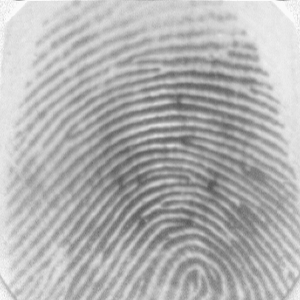
#> input picture FingerMatch/data/Fingerprints - Set A/101_1.tif, 300 x 300 px
$ jupyter execute 'Notebook copy.ipynb'   (shell and % lines are left out)   (older library calls are emulated)
#> lines starting #> are read from the running program, lines starting #| are printed output that depends on the picture
### FingerMatch/src/libs/basics.py
import cv2
import math

import numpy as np

from PIL import Image

from sklearn.decomposition import PCA
from scipy.spatial import distance

import matplotlib
import matplotlib.pyplot as plt
# matplotlib.use("TkAgg")
# matplotlib.use("MacOSX")


def load_image(path: str, gray: bool = False) -> np.array:
    """
    Loads an m*n dimensional numpy array

    """
#> called with path = '../data/Fingerprints - Set A/101_1.tif', gray = True

    if gray:
        return cv2.imread(path, 0)
#> returned value is the input picture: shape (300, 300); min 86, max 250, mean 178.1
    else:
        return cv2.imread(path)


# [96 lines left out: functions get_angle, quadrant, euclidian_distance, extract_angle, image_resize, save_image, not called in this run]


def display_image(image: np.array, title: str = None, cmap: str = None, figsize: tuple = None):
    """
    Plots an image using matplotlib pyplot imshow.

    Args:
        image (nd.array): Image that should be visualised.
        title      (str): Displayed graph title.
        cmap       (str): Cmap type.
        figsize  (tuple): Size of the displayed figure.

    """

    if figsize:
        plt.figure(figsize=figsize)

    plt.imshow(image, cmap=cmap)

    if (len(image.shape) == 2) or (image.shape[-1] == 1):
        plt.gray()

    plt.xticks([])
    plt.yticks([])
    plt.grid(False)
    plt.title(title)
    plt.show()


def display_dataset(dataset, root_path: str = '../data', users=10, samples=8, size=2):
    """
    Function to return dataset fingerprints.

    """

    images = [load_image(f'{root_path}/Fingerprints - Set {dataset}/10{i+1}_{j+1}.tif', True) for i in range(users) for j in range(samples)]
#> images = 24 items

    for i in range(users):
        plt.figure(figsize=(size * 10, size))
        display_image(np.hstack(images[i:i+8]))
#> (the call stopped at in display_dataset, `plt.figure(figsize=(size * 10, size))`: IPython is not available in this run)
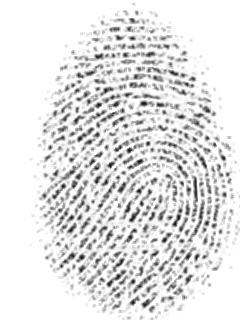
#> input picture FingerMatch/data/Fingerprints - Set B/101_1.tif, 240 x 320 px
#> in load_image, returned value is the input picture: shape (320, 240); min 18, max 255, mean 227.4
#> (the call stopped at in display_dataset, `plt.figure(figsize=(size * 10, size))`: IPython is not available in this run)
#> (the call stopped at in display_dataset, `plt.figure(figsize=(size * 10, size))`: IPython is not available in this run)
#> (the call stopped at in display_dataset, `plt.figure(figsize=(size * 10, size))`: IPython is not available in this run)
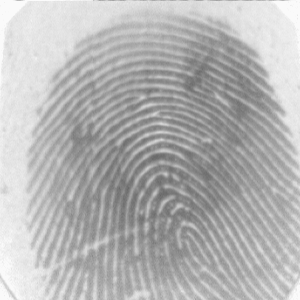
#> input picture FingerMatch/data/Fingerprints - Set A/105_4.tif, 300 x 300 px
#> further down, img is the input picture: shape (300, 300); min 103, max 250, mean 180.5
#| Base image shape: (300, 300)
#| Optiml image shape: (300, 300)


# [170 lines left out: functions array_to_image, gaussian_filter, laplace_filter, laplacian_of_gaussian, laplacian_variance, slide_template and 3 more, not called in this run]

### FingerMatch/src/libs/processing.py
import numpy as np

from skimage.morphology import skeletonize


# [78 lines left out: functions clean_points, thin_image, swap, not called in this run]


def occurrences(image: np.array, max_range: int = 255) -> np.array:
    """
    Probability of occurrence of gray levels in the grayscale image.

    """
#> called with max_range = 255

    value_distribution = [np.count_nonzero(image == i) for i in range(max_range + 1)]
#> value_distribution = 256 values, max 1433 at index 229, min 0 at index 0, mean 351.6

    return np.array([v / image.size for v in value_distribution])


def cdf(image: np.array) -> np.array:
    """
    Compute np array cdf.

    """

    return np.cumsum(occurrences(image))


def histogram_equalisation(image: np.array) -> np.array:
    """
    Uniformly distributed grayscale data as numpy array.

    """

    mapping = cdf(image) * (occurrences(image) > 0).astype(int)
#> mapping = 256 values, max 1 at index 250, min 0 at index 0, mean 0.275
    scaled_data = mapping * 255
#> scaled_data = 256 values, max 255 at index 250, min 0 at index 0, mean 70.21

    return np.array([[scaled_data[i] for i in j] for j in image])
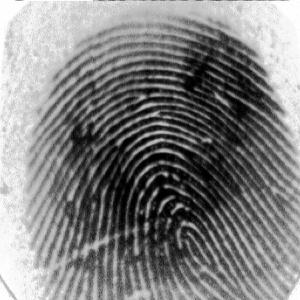
#> returned value: shape (300, 300) float64; min 0.00283, max 255, mean 128.7


# [55 lines left out: functions cdf_normalised, binarise, not called in this run]

### FingerMatch/notebooks/Notebook copy.ipynb
[cell 1]
# Explore fingerprint data

[cell 2]
# Sourcing
# Pre-processing
# Feature extraction
# Post-processing
# Matching

[cell 3]
import os
import cv2
import sys
import math
import warnings
import numpy as np
from zipfile import ZipFile

import pandas as pd

#import gdal
from sklearn.decomposition import PCA

import matplotlib.pyplot as plt

from jupyterthemes import jtplot
jtplot.style()

from scipy import ndimage as ndi
from skimage import feature

from PIL import Image
from IPython.display import display

if not sys.warnoptions:
    warnings.simplefilter("ignore")

[cell 4]
# Load path to the libs folder.
path_libs = '/Users/Orchestrator/Desktop/Toptal/Fingerprints/dragos-iliuta/src/'
sys.path.insert(0, path_libs)

[cell 5]
from libs.enhancing import *
from libs.basics import *
from libs.processing import *

# Sourcing

[cell 6]
display_dataset('A', size=1.2, users=3)

[cell 7]
display_dataset('B', size=1.2, users=3)

[cell 8]
display_dataset('A', size=3, users=1, samples=4)
display_dataset('B', size=4, users=1, samples=4)

# Pre-processing

[cell 9]
path = '../data/Fingerprints - Set A/105_4.tif'

[cell 10]
img = cv2.imread(path, 0)
# DFT computation tends to be faster on arrays with sizes of a power of 2, or a multiple of 2, 3, 5
# For using an optimal shape, padding might be required (0s)
print(f'Base image shape: {img.shape}')
print(f'Optiml image shape: {(cv2.getOptimalDFTSize(img.shape[0]), cv2.getOptimalDFTSize(img.shape[1]))}')

[cell 11]
# Before and after equalisation.
# https://en.wikipedia.org/wiki/Histogram_equalization
img_eq = histogram_equalisation(img)
display_image(np.hstack((img, img_eq)))

# img_eq = cv.equalizeHist(img)
# display_image(np.hstack((img, img_eq)))

[cell 12]
# Equalisation visualisation.
color_range = 256

plt.plot(cdf_normalised(img, color_range), color = 'red')
plt.hist(img.flatten(), color_range, [0, color_range], color = 'teal')
plt.xlim([0, color_range])
plt.legend(('CDF','Hist'))
plt.title('Unprocessed image')
plt.show()

plt.plot(cdf_normalised(img_eq, color_range), color = 'red')
plt.hist(img_eq.flatten(), color_range, [0, color_range], color = 'teal')
plt.xlim([0, color_range])
plt.legend(('CDF','Hist'))
plt.title('Equalised image')
plt.show()

[cell 13]
magnitude_spectrum = 20 * np.log(np.abs(fourier_transform(img)))
img_hpf = high_pass_filter(img)

display_image(img, 'Input Image')
display_image(magnitude_spectrum, 'Magnitude Spectrum - DFT')
display_image(img_hpf, 'Image after HPF')

# Feature extraction
We extract the fingerprint ridges by removing the background and thinning the ridges. We also extract ridge endings and bifurcations (minutiae).

[cell 14]
from scipy import ndimage, signal

[cell 15]
# Binarise image
# Direct application tends to obfuscate ridges. The details are much better handled by a
# rolling window approach as presented in 'binarise' function.
img_bin = binarise(img)
img_blur = cv2.GaussianBlur(img, (5,5), 0)
threshold, img_otsu = cv2.threshold(img, 0, 255, cv2.THRESH_BINARY | cv2.THRESH_OTSU)

display_image(np.hstack((img_blur, img_otsu, img_bin)))
print(f'Threshold OTSU: {threshold}')

[cell 16]
# Edge detection
img_laplace = cv2.Laplacian(img, cv2.CV_64F)
img_blur = cv2.GaussianBlur(img_laplace, (5,5), 0)
ret, img_bin = cv2.threshold(img_blur, 0, 255, 0)
img_bin_custom = binarise(img_blur)

display_image(np.hstack((img_laplace, img_blur)))
display_image(np.hstack((img_bin, img_bin_custom)))

[cell 17]
_, bin_img = cv2.threshold(img, 0, 255, cv2.THRESH_BINARY | cv2.THRESH_OTSU)
img_bin_custom = binarise(img_laplace)

display_image(img_laplace)
display_image(img_bin_custom)

[cell 18]
size = np.size(img)
skel = np.zeros(img.shape, np.uint8)

ret, img_base = cv2.threshold(img, 0, 255, cv2.THRESH_BINARY | cv2.THRESH_OTSU)
element = cv2.getStructuringElement(cv2.MORPH_CROSS, (3, 3))
done = False

while not done:
    eroded = cv2.erode(img_base, element)
    temp = cv2.dilate(eroded, element)
    temp = cv2.subtract(img_base, temp)
    skel = cv2.bitwise_or(skel, temp)
    img_base = eroded.copy()

    zeros = size - cv2.countNonZero(img_base)
    if zeros == size:
        done = True

# Smoothing required after binarisation.
display_image(np.hstack((img, img_bin, skel)))

[cell 19]
path_root = f'../data/Fingerprints - Set A'
all_files = [f'{path_root}/{name}' for name in os.listdir(path_root)]

all_files[:2]
